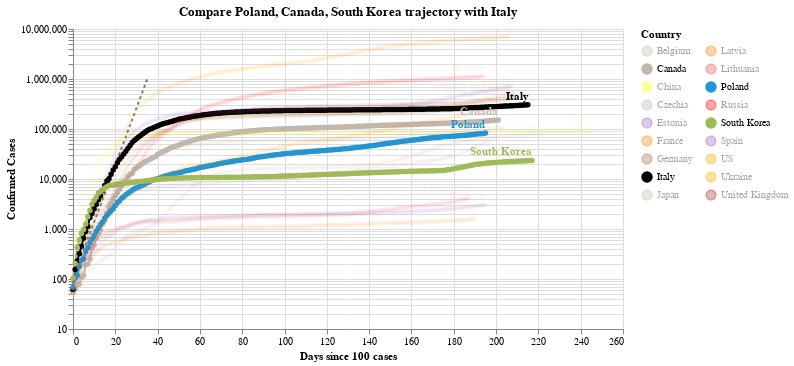

Notebook cell for this chart:
### Code cell
#hide_input
chart3 = make_since_chart(dff2, ['Poland', 'Canada', 'South Korea'], baseline_countries)
chart3

### Figure 1 — Vega-Lite specification as saved in the notebook (floating-point values rounded to 4 significant figures; data arrays with more than 128 entries replaced by an {"elided": "..."} marker saying what was removed)
{"config": {"view": {"continuousWidth": 400, "continuousHeight": 300}}, "layer": [{"data": {"name": "data-628230001892d6798b50651be41d1b3e"}, "mark": {"type": "line", "color": "black", "opacity": 0.5, "strokeDash": [3, 3]}, "encoding": {"x": {"type": "quantitative", "field": "Days since 100 cases"}, "y": {"type": "quantitative", "field": "Confirmed Cases"}}}, {"data": {"name": "data-c67c9ef5a8451ed15bb2d8670c82a0a4"}, "mark": {"type": "line", "point": true}, "encoding": {"color": {"type": "nominal", "field": "Country", "legend": {"columns": 2}, "scale": {"domain": ["Belgium", "Canada", "China", "Czechia", "Estonia", "France", "Germany", "Italy", "Japan", "Latvia", "Lithuania", "Poland", "Russia", "South Korea", "Spain", "US", "Ukraine", "United Kingdom"], "range": ["#C1B7AD", "#C1B7AD", "yellow", "#C1B7AD", "#9467bd", "#F58518", "#9D755D", "black", "#C1B7AD", "#F58518", "#E45756", "#2495D3", "red", "#A1BA59", "#9467bd", "orange", "orange", "brown"]}}, "opacity": {"condition": {"value": 1, "selection": "selector001"}, "value": 0.05}, "tooltip": [{"type": "nominal", "field": "Country"}, {"type": "temporal", "field": "Date"}, {"type": "quantitative", "field": "Confirmed Cases"}, {"type": "quantitative", "field": "Days since 100 cases"}], "x": {"type": "quantitative", "field": "Days since 100 cases"}, "y": {"type": "quantitative", "field": "Confirmed Cases", "scale": {"type": "log"}}}, "selection": {"selector001": {"type": "multi", "fields": ["Country"], "bind": "legend", "init": [{"Country": "Poland"}, {"Country": "Canada"}, {"Country": "South Korea"}, {"Country": "Italy"}]}}, "width": 550}, {"data": {"name": "data-c67c9ef5a8451ed15bb2d8670c82a0a4"}, "mark": {"type": "text", "align": "right", "dy": -8, "fontWeight": "bold"}, "encoding": {"color": {"type": "nominal", "field": "Country", "legend": {"columns": 2}, "scale": {"domain": ["Belgium", "Canada", "China", "Czechia", "Estonia", "France", "Germany", "Italy", "Japan", "Latvia", "Lithuania", "Poland", "Russia", "South Korea", "Spain", "US", "Ukraine", "United Kingdom"], "range": ["#C1B7AD", "#C1B7AD", "yellow", "#C1B7AD", "#9467bd", "#F58518", "#9D755D", "black", "#C1B7AD", "#F58518", "#E45756", "#2495D3", "red", "#A1BA59", "#9467bd", "orange", "orange", "brown"]}}, "opacity": {"condition": {"value": 1, "selection": "selector001"}, "value": 0.05}, "text": {"type": "nominal", "field": "Country"}, "tooltip": [{"type": "nominal", "field": "Country"}, {"type": "temporal", "field": "Date"}, {"type": "quantitative", "field": "Confirmed Cases"}, {"type": "quantitative", "field": "Days since 100 cases"}], "x": {"type": "quantitative", "field": "Days since 100 cases"}, "y": {"type": "quantitative", "field": "Confirmed Cases", "scale": {"type": "log"}}}, "transform": [{"filter": "(datum['Date'] >= 1600905600000)"}], "width": 550}], "title": "Compare Poland, Canada, South Korea trajectory with Italy", "$schema": "https://vega.github.io/schema/vega-lite/v4.0.2.json", "datasets": {"data-628230001892d6798b50651be41d1b3e": [{"Days since 100 cases": 0, "Confirmed Cases": 100.0}, {"Days since 100 cases": 1, "Confirmed Cases": 130.0}, {"Days since 100 cases": 2, "Confirmed Cases": 169.0}, {"Days since 100 cases": 3, "Confirmed Cases": 219.7}, {"Days since 100 cases": 4, "Confirmed Cases": 285.6}, {"Days since 100 cases": 5, "Confirmed Cases": 371.3}, {"Days since 100 cases": 6, "Confirmed Cases": 482.7}, {"Days since 100 cases": 7, "Confirmed Cases": 627.5}, {"Days since 100 cases": 8, "Confirmed Cases": 815.7}, {"Days since 100 cases": 9, "Confirmed Cases": 1060.0}, {"Days since 100 cases": 10, "Confirmed Cases": 1379.0}, {"Days since 100 cases": 11, "Confirmed Cases": 1792.0}, {"Days since 100 cases": 12, "Confirmed Cases": 2330.0}, {"Days since 100 cases": 13, "Confirmed Cases": 3029.0}, {"Days since 100 cases": 14, "Confirmed Cases": 3937.0}, {"Days since 100 cases": 15, "Confirmed Cases": 5119.0}, {"Days since 100 cases": 16, "Confirmed Cases": 6654.0}, {"Days since 100 cases": 17, "Confirmed Cases": 8650.0}, {"Days since 100 cases": 18, "Confirmed Cases": 11250.0}, {"Days since 100 cases": 19, "Confirmed Cases": 14620.0}, {"Days since 100 cases": 20, "Confirmed Cases": 19000.0}, {"Days since 100 cases": 21, "Confirmed Cases": 24710.0}, {"Days since 100 cases": 22, "Confirmed Cases": 32120.0}, {"Days since 100 cases": 23, "Confirmed Cases": 41750.0}, {"Days since 100 cases": 24, "Confirmed Cases": 54280.0}, {"Days since 100 cases": 25, "Confirmed Cases": 70560.0}, {"Days since 100 cases": 26, "Confirmed Cases": 91730.0}, {"Days since 100 cases": 27, "Confirmed Cases": 119300.0}, {"Days since 100 cases": 28, "Confirmed Cases": 155000.0}, {"Days since 100 cases": 29, "Confirmed Cases": 201500.0}, {"Days since 100 cases": 30, "Confirmed Cases": 262000.0}, {"Days since 100 cases": 31, "Confirmed Cases": 340600.0}, {"Days since 100 cases": 32, "Confirmed Cases": 442800.0}, {"Days since 100 cases": 33, "Confirmed Cases": 575600.0}, {"Days since 100 cases": 34, "Confirmed Cases": 748300.0}, {"Days since 100 cases": 35, "Confirmed Cases": 972800.0}], "data-c67c9ef5a8451ed15bb2d8670c82a0a4": {"elided": "3705 records"}}}
